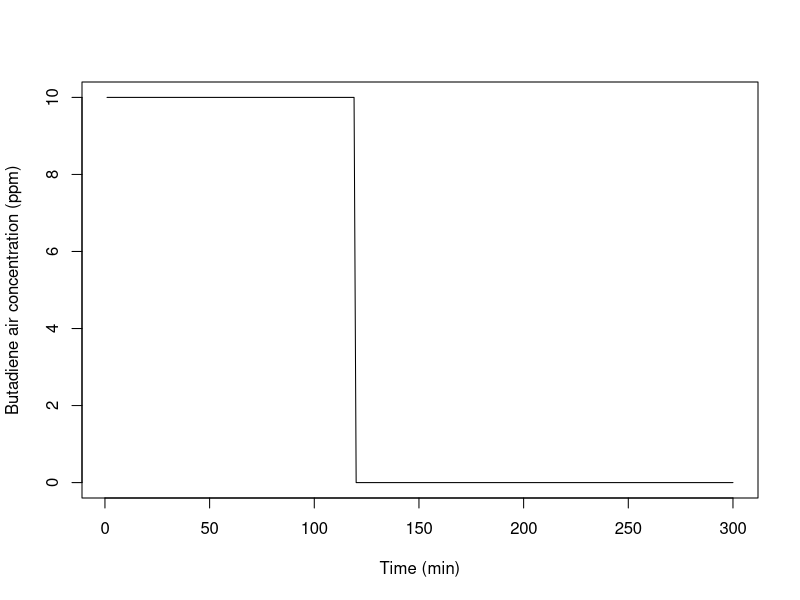
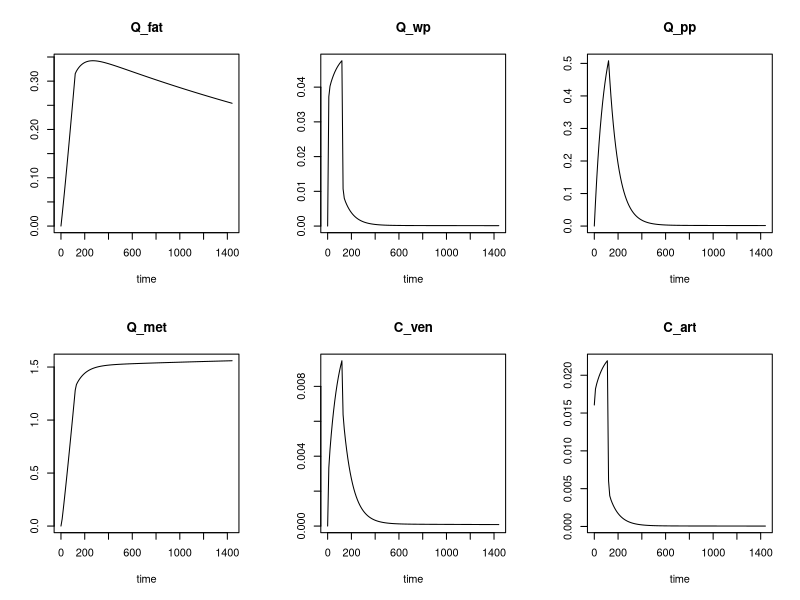
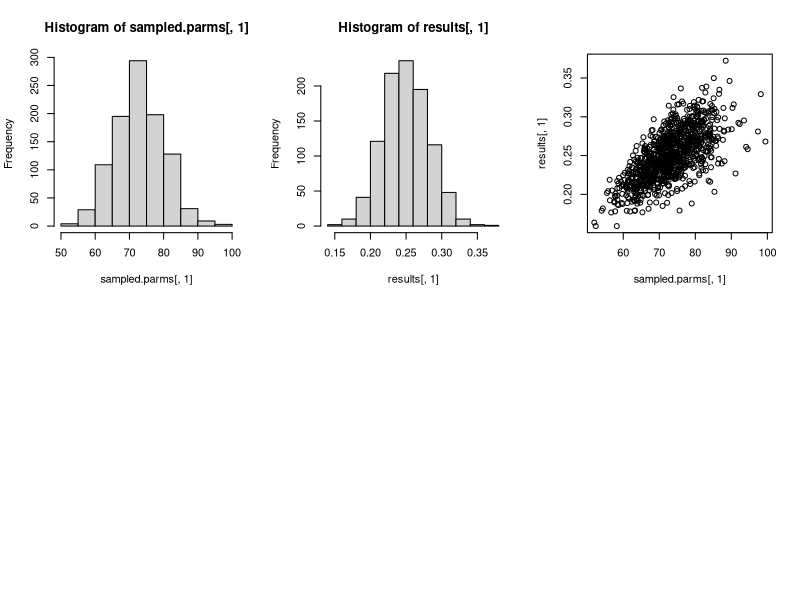

These figures' R source, in order:
# Define and initialize the state variables
y = c("Q_fat" = 0, # Quantity of butadiene in fat (mg)
      "Q_wp" = 0, # ~ in well-perfused (mg)
      "Q_pp" = 0, # ~ in poorly-perfused (mg)
      "Q_met" = 0) # ~ metabolized (mg)

# Define the model parameters
# Units:
# Volumes: liter
# Time: minute
# Flows: liter / minute
parameters = c(
  "BDM" = 73, # Body mass (kg)
#  "Height" = 1.6, # Body height (m)
#  "Age" = 40, # in years
#  "Sex" = 1, # code 1 is male, 2 is female
  "Flow_pul" = 5, # Pulmonary ventilation rate (L/min)
  "Pct_Deadspace" = 0.7, # Fraction of pulmonary deadspace
  "Vent_Perf" = 1.14, # Ventilation over perfusion ratio
  "Pct_LBDM_wp" = 0.2, # wp tissue as fraction of lean mass
  "Pct_Flow_fat" = 0.1, # Fraction of cardiac output to fat
  "Pct_Flow_pp" = 0.35, # ~ to pp
  "PC_art" = 2, # Blood/air partition coefficient
  "PC_fat" = 22, # Fat/blood ~
  "PC_wp" = 0.8, # wp/blood ~
  "PC_pp" = 0.8, # pp/blood ~
  "Kmetwp" = 0.25) # Rate constant for metabolism

C_inh = approxfun(x = c(0,120), y = c(10,0),
                  method="constant", f=0, rule=2)

# Check the input concentration profile just defined
plot(C_inh(1:300), xlab = "Time (min)",
     ylab = "Butadiene air concentration (ppm)", type = "l")

# Define the model equations
bd.model = function(t, y, parameters) {
  with (as.list(y), {
    with (as.list(parameters), {
      
      # Define the fixed parameters
      Height = 1.6
      Age = 40
      Sex = 1
      
      # Define some useful constants
      MW_bu = 54.0914 # butadiene molecular weight (in grams)
      ppm_per_mM = 24450 # ppm to mM under normal conditions
      # Conversions from/to ppm
      ppm_per_mg_per_l = ppm_per_mM / MW_bu
      mg_per_l_per_ppm = 1 / ppm_per_mg_per_l
      # Calculate Flow_alv from total pulmonary flow
      Flow_alv = Flow_pul * (1 - Pct_Deadspace)
      # Calculate total blood flow from Flow_alv and the V/P ratio
      Flow_tot = Flow_alv / Vent_Perf
      # Calculate fraction of body fat
      Pct_BDM_fat = (1.2 * BDM / (Height * Height) - 10.8
                     *(2 - Sex) +
                       0.23 * Age - 5.4) * 0.01
      # Actual volumes, 10% of body mass (bones…) get no butadiene
      Eff_V_fat = Pct_BDM_fat * BDM
      Eff_V_wp = Pct_LBDM_wp * BDM * (1 - Pct_BDM_fat)
      Eff_V_pp = 0.9 * BDM - Eff_V_fat - Eff_V_wp
      # Calculate actual blood flows from total flow and percent flows
      Flow_fat = Pct_Flow_fat * Flow_tot
      Flow_pp = Pct_Flow_pp * Flow_tot
      Flow_wp = Flow_tot * (1 - Pct_Flow_pp - Pct_Flow_fat)
      # Calculate the concentrations
      C_fat = Q_fat / Eff_V_fat
      C_wp = Q_wp / Eff_V_wp
      C_pp = Q_pp / Eff_V_pp
      # Venous blood concentrations at the organ exit
      Cout_fat = C_fat / PC_fat
      Cout_wp = C_wp / PC_wp
      Cout_pp = C_pp / PC_pp
      # Sum of Flow * Concentration for all compartments
      dQ_ven = Flow_fat * Cout_fat + Flow_wp * Cout_wp + Flow_pp * Cout_pp
      C_inh.current = C_inh(t) # to avoid calling C_inh() twice
      # Arterial blood concentration
      # Convert input given in ppm to mg/l to match other units
      C_art = (Flow_alv * C_inh.current * mg_per_l_per_ppm + dQ_ven) / (Flow_tot + Flow_alv / PC_art)
      # Venous blood concentration (mg/L)
      C_ven = dQ_ven / Flow_tot
      # Alveolar air concentration (mg/L)
      C_alv = C_art / PC_art
      # Exhaled air concentration (ppm!)
      if (C_alv <= 0) {
        C_exh = 10E-30 # avoid round off errors
      } else {
        C_exh = (1 - Pct_Deadspace) * C_alv * ppm_per_mg_per_l +
          Pct_Deadspace * C_inh.current
      }
      # Quantity metabolized in liver (included in well-perfused)
      dQmet_wp = Kmetwp * Q_wp
      # Differentials for quantities
      dQ_fat = Flow_fat * (C_art - Cout_fat)
      dQ_wp = Flow_wp * (C_art - Cout_wp) - dQmet_wp
      dQ_pp = Flow_pp * (C_art - Cout_pp)
      dQ_met = dQmet_wp
      # The function bd.model must return at least the derivatives
      list(c(dQ_fat, dQ_wp, dQ_pp, dQ_met), # derivatives
           c("C_ven" = C_ven, "C_art" = C_art)) # extra outputs
    }) # end with parameters
  }) # end with y
} # end bd.model

# Define the computation output times
times = seq(from=0, to=1440, by=10)
# Call the ODE solver
library(deSolve)
results = ode(times = times, func = bd.model, y = y, parms = parameters)

# results is basically a table
results
# Plot the results of the simulation
plot(results)
# End
# End Simple Simulation.

# Monte Carlo simulations
# We assume that a simple simulation has already been run, so that
# y, parameters, C_inh, and bd.model have all been defined and that
# deSolve has been loaded.
for (iteration in 1:1000) { # 1000 Monte Carlo simulations…
  # Sample randomly some parameters
  parameters["BDM"] = rnorm(1, 73, 7.3)
  parameters["Flow_pul"] = rnorm(1, 5, 0.5)
  parameters["PC_art"] = rnorm(1, 2, 0.2)
  parameters["Kmetwp"] = rnorm(1, 0.25, 0.025)
  # Reduce output times eventually. We only care about time 1440,
  # but time zero still needs to be specified
  times = c(0, 1440)
  # Integrate
  tmp = ode(times = times, func = bd.model, y = y, parms = parameters)
  if (iteration == 1) { # initialize
    results = tmp[2,-1]
    sampled.parms = c(parameters["BDM"],
                      parameters["Flow_pul"],
                      parameters["PC_art"], parameters["Kmetwp"])
  } else { # accumulate
    results = rbind(results, tmp[2,-1])
    sampled.parms = rbind(sampled.parms,
                          c(parameters["BDM"],
                            parameters["Flow_pul"],
                            parameters["PC_art"], parameters["Kmetwp"]))
  }
} # end Monte Carlo loop

# Save the results, specially if they took a long time to compute
save(sampled.parms, results, file="MTC.dat.xz", compress = "xz")
# use load(file="MTC.dat.xz") to read them back in
# Plot the results
hist(sampled.parms[,1])
hist(results[,1])
plot(sampled.parms[,1], results[,1])

# End Monte Carlo Simulations.
#============================
